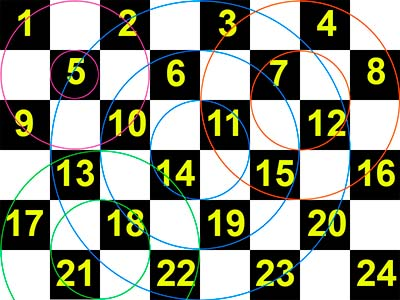
#> input picture HW2_photoeffect/test_pic2.jpg, 400 x 300 px
$ python main.py
#> lines starting #> are read from the running program, lines starting #| are printed output that depends on the picture
### HW2_photoeffect/screen.py
import cv2 as cv
import numpy as np
from fish_distorsion_applier import fish_distorsion_apllier


class param_manager:

    MIN_DIST = -1
    MAX_DIST = 10

    def __init__(self):
        self.effect_w_center = 0
        self.effect_h_center = 0
        self.distortion_power = 0.
        self.image = None

    def increase_distorsion(self):
        ADD = 0.1
        self.__change_dist(ADD)

    def decrease_distorsion(self):
        ADD = -0.1
        self.__change_dist(ADD)

    # [4 lines left out: function clear, not called in this run]

    def update_center(self, w, h):
        self.effect_w_center = w
        self.effect_h_center = h

    def __change_dist(self, add):
        self.distortion_power = max(self.MIN_DIST, min (self.MAX_DIST, round(self.distortion_power + add, 1)))

    # [4 lines left out: function same, not called in this run]

    def load(self, image_path):
#> called with image_path = 'test_pic2.jpg'
        self.image = cv.imread(image_path, cv.IMREAD_UNCHANGED)
#> self.image is the input picture: shape (300, 400, 3); mean B, G, R 130.5, 146.1, 143.4
        MIN_WIDTH = 800
        if self.image.shape[1] < MIN_WIDTH:
            scale = MIN_WIDTH // self.image.shape[1]
#> scale = 2
            new_width = self.image.shape[1] * scale
#> new_width = 800
            new_height = self.image.shape[0] * scale
#> new_height = 600

            # resize image
            self.image = cv.resize(self.image, (new_width, new_height), interpolation = cv.INTER_AREA)
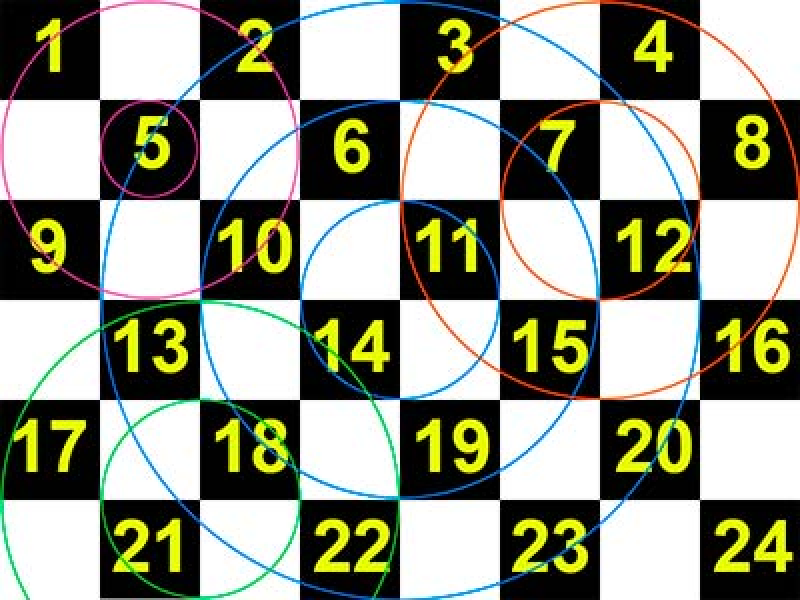
#> self.image: shape (600, 800, 3); mean B, G, R 130.5, 146.1, 143.4

        self.image = fish_distorsion_apllier.prepocess(self.image)


class screen:
    STATUS_DONE = "Done"
    STATUS_INPROGRESS = "In progress..."
    STATUS_EMPTY = ""

    CLOSE_STATE = -1
    OFF_STATE = 1
    WORK_STATE = 0
    PASS_STATE = 2

    def __init__(self, window_name):
        self.__manager = param_manager()
        self.__curr_frame = None
        self.status = self.STATUS_EMPTY
        self.__state = self.OFF_STATE
        self.status_bar_text = None
        self.window_name = window_name
        self.update_status_bar()


    def __generate_status_bar_text(self):
        text = f"FishEye. Center={self.__manager.effect_w_center, self.__manager.effect_h_center}, Power={self.__manager.distortion_power}"
        if self.status != self.STATUS_EMPTY:
            text += f" Status: {self.status}"
        return text

    def update_status_bar(self):
        self.status_bar_text = self.__generate_status_bar_text()

    # [11 lines left out: function mouse_click, not called in this run]

    def manage_input(self):
        key = cv.waitKey(10)

        if key == ord('+') or key == ord('='):
            self.__manager.increase_distorsion()
            self.__state = self.PASS_STATE
            self.status = self.STATUS_EMPTY
        if key == ord('-') or key == ord('_'):
            self.__manager.decrease_distorsion()
            self.__state = self.PASS_STATE
            self.status = self.STATUS_EMPTY
        elif key == ord('q') or key == ord('Q') or key == 27:
            self.__state = self.CLOSE_STATE
        elif key == 13:
            # Enter
            self.status = self.STATUS_INPROGRESS
            self.__state = self.WORK_STATE


    def loop(self, image_path):
        self.__manager.load(image_path)
        self.__curr_frame = self.__manager.image.copy()
        self.draw_screen()
        cv.setMouseCallback(self.window_name, lambda event, x, y, _a , _b: self.mouse_click(event, x, y))

        while self.__state != self.CLOSE_STATE:
            self.manage_input()
            self.draw_screen()
            if self.__state == self.WORK_STATE:
                cv.waitKey(1)
                if not np.isclose(self.__manager.distortion_power, 0.):
                    self.__curr_frame = fish_distorsion_apllier.apply_fish_distortion(self.__manager.image,
                                                                                    self.__manager.effect_w_center,
                                                                                    self.__manager.effect_h_center,
                                                                                    self.__manager.distortion_power)
                else:
                    self.__curr_frame = self.__manager.image.copy()
                self.status = self.STATUS_DONE
                self.__state = self.PASS_STATE
            self.draw_screen()

        cv.destroyAllWindows()

    def get_status_bar(self):
        status_bar = np.zeros((30, self.__curr_frame.shape[1], 4), dtype=np.uint8)
        font = cv.FONT_HERSHEY_SIMPLEX
        cv.putText(status_bar, self.status_bar_text ,(10, 25), font, 0.4, (255,255,255), 1)
        return status_bar

    def draw_screen(self):
        self.update_status_bar()
        # print(self.__curr_frame.shape, self.get_status_bar().shape)
        screen = np.vstack((self.__curr_frame.copy (), self.get_status_bar().copy ()))
        # cv.displayStatusBar(self.window_name, self.status_bar_text)
        cv.imshow(self.window_name, screen)


# [3 lines that do not run on import are left out]

### HW2_photoeffect/fish_distorsion_applier.py
import numpy as np
from math import sqrt
from debug_info import debug_message
import cv2 as cv
from multiprocessing import Process, Manager


class fish_distorsion_apllier:

    @staticmethod
    def prepocess(in_image):
        """
        Преобразование входного изображения к RGBA формату
        In
        ----
        in_image: numpy.ndarray, BW, RGB or RGBA image
        Out
        ----
        out_image: numpy.ndarray, RGBA image
        """
        IMAGE_DTYPE = np.uint8
        RGB_CHANNELS = 3
        RGBA_CHANNELS = 4
        A_CHANNEL_VAL = 255

        if in_image.ndim < 2:
            debug_message(f"Unable to preprocess image, not enough dims, {2} requied (got {in_image.ndim})")
            return None
        if in_image.dtype != IMAGE_DTYPE:
            debug_message(f"Unable to preprocess image, dtype is not {IMAGE_DTYPE} (got {in_image.dtype})")
            return None

        im_width = in_image.shape[0]
#> im_width = 600
        im_height = in_image.shape[1]
#> im_height = 800
        out_image = np.zeros((im_width, im_height, 4), dtype=np.uint8)

        if in_image.ndim == 2:
            # copy BW image to RGB
            for channel_num in range(RGB_CHANNELS):
                out_image[..., channel_num] = in_image.copy()
            # alpha channel
            out_image[..., RGBA_CHANNELS - 1] = A_CHANNEL_VAL
        elif in_image.ndim == 3:
            channels_count = in_image.shape[2]
#> channels_count = 3
            if channels_count == RGB_CHANNELS:
                # copy RGB image to RGB
                out_image[..., :RGB_CHANNELS] = in_image.copy()
                # alpha channel
                out_image[..., RGBA_CHANNELS - 1] = A_CHANNEL_VAL
            else:
                # copy RGBA image
                out_image = in_image.copy()
        else:
            debug_message(f"Unable to preprocess image, uknown dims count, {2} or {3} requied (got {in_image.ndim})")
            return None

        return out_image

    # [311 lines left out: functions get_fish_xn_yn, apply_fish_distortion, __apply_fish_distortion_mp, __parallel_launch, process_apply_fish_distortion, __get_max_possible_size and 9 more, not called in this run]


# [7 lines that do not run on import are left out]

### HW2_photoeffect/main.py
from screen import screen


if __name__ == "__main__":
    IMAGE1 = "test_pic2.jpg"
    IMAGE2 = "landscape.jpg"
    IMAGE3 = "city.jpg"
    WINDOW = "Fisheye"
    image_screen = screen(WINDOW)
    image_screen.loop(IMAGE1)
#> in draw_screen, `cv.imshow(self.window_name, screen)`:
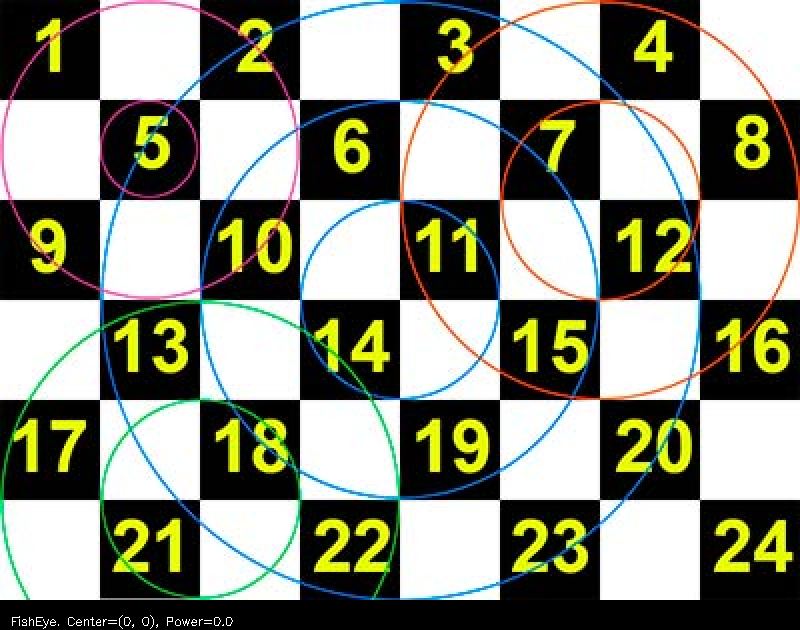
#> window 'Fisheye': shape (630, 800, 4); mean B, G, R, A 124.5, 139.4, 136.8, 242.9
#> (key q is pressed here)
